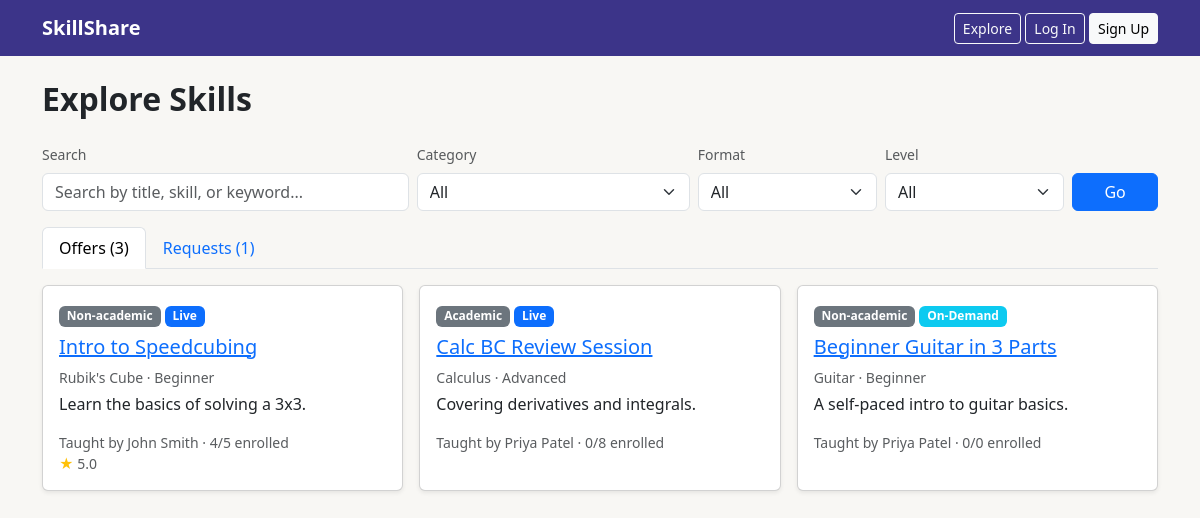
/explore, run on the app's committed database.
### models.py (models this page shows, shortened)
class Offer(db.Model):
    id = db.Column(db.Integer, primary_key=True)
    teacher_id = db.Column(db.Integer, db.ForeignKey("user.id"), nullable=False)
    skill_id = db.Column(db.Integer, db.ForeignKey("skill.id"), nullable=False)
    title = db.Column(db.String(150), nullable=False)
    description = db.Column(db.Text, nullable=True)
    level = db.Column(db.String(20), nullable=False)
    max_attendees = db.Column(db.Integer, default=10)
    status = db.Column(db.String(20), default="open")
    format = db.Column(db.String(20), default="live")  # "live" or "recorded"
    teacher = db.relationship("User", backref="offers")
    skill = db.relationship("Skill", backref="offers")
    @property
    def confirmed_count(self):
        return sum(1 for session in self.sessions for e in session.enrollments if e.status == "confirmed")
    @property
    def average_rating(self):
        all_feedback = [f for session in self.sessions for f in session.feedback]
        if not all_feedback:
            return None
        return round(sum(f.rating for f in all_feedback) / len(all_feedback), 1)

class Skill(db.Model):
    id = db.Column(db.Integer, primary_key=True)
    name = db.Column(db.String(100), nullable=False)
    category = db.Column(db.String(50), nullable=False)  # e.g. Technology, Music, Sports

class User(UserMixin, db.Model):
    id = db.Column(db.Integer, primary_key=True)
    name = db.Column(db.String(100), nullable=False)
    email = db.Column(db.String(120), unique=True, nullable=False)
    password_hash = db.Column(db.String(200), nullable=False)
    bio = db.Column(db.Text, nullable=True)
    grade = db.Column(db.String(20), nullable=True)
    courses_completed = db.Column(db.Text, nullable=True)  # free text, e.g. "AP Bio, Algebra II, Spanish 3"

class Enrollment(db.Model):
    id = db.Column(db.Integer, primary_key=True)
    session_id = db.Column(db.Integer, db.ForeignKey("session.id"), nullable=False)
    student_id = db.Column(db.Integer, db.ForeignKey("user.id"), nullable=False)
    status = db.Column(db.String(20), default="confirmed")  # confirmed / waitlisted
    attended = db.Column(db.Boolean, nullable=True)  # None = not marked yet, True/False once teacher marks it
    session = db.relationship("Session", backref="enrollments")
    student = db.relationship("User", backref="enrollments")

class Feedback(db.Model):
    id = db.Column(db.Integer, primary_key=True)
    session_id = db.Column(db.Integer, db.ForeignKey("session.id"), nullable=False)
    student_id = db.Column(db.Integer, db.ForeignKey("user.id"), nullable=False)
    rating = db.Column(db.Integer, nullable=False)  # 1 = thumbs down, 5 = thumbs up
    comment = db.Column(db.Text, nullable=True)
    __table_args__ = (db.UniqueConstraint("session_id", "student_id", name="unique_session_feedback"),)
    session = db.relationship("Session", backref="feedback")
    student = db.relationship("User", backref="feedback_given")

### app.py (the view, shortened to what this page needs)
@app.route("/explore")
def explore():
    category = request.args.get("category")
    format_filter = request.args.get("format")
    level_filter = request.args.get("level")
    search_query = request.args.get("q", "").strip()
    offers_query = Offer.query.join(Skill).filter(Offer.status == "open")
    requests_query = Request.query.join(Skill).filter(Request.status == "open")
    if category in ("Academic", "Non-academic"):
        offers_query = offers_query.filter(Skill.category == category)
        requests_query = requests_query.filter(Skill.category == category)
    if format_filter in ("live", "recorded"):
        offers_query = offers_query.filter(Offer.format == format_filter)
    if level_filter in ("Beginner", "Intermediate", "Advanced"):
        offers_query = offers_query.filter(Offer.level == level_filter)
    offers = offers_query.all()
    offers.sort(key=lambda o: o.confirmed_count, reverse=True)
    requests_list = requests_query.all()
    requests_list.sort(key=lambda r: len(r.upvotes), reverse=True)
    return render_template(
        "explore.html",
        offers=offers,
        requests=requests_list,
        selected_category=category,
        selected_format=format_filter,
        selected_level=level_filter,
        search_query=search_query,
    )

### templates/explore.html (shortened to what this page needs)
    {% extends "base.html" %}
    {% block content %}
    <h2 class="fw-bold mb-4">Explore Skills</h2>
    <form method="GET" action="{{ url_for('explore') }}" class="mb-3">
        <div class="row g-2 align-items-end">
            <div class="col-md-4">
                <label class="form-label small text-muted">Search</label>
                <input type="text" name="q" class="form-control" placeholder="Search by title, skill, or keyword..." value="{{ search_query }}">
            </div>
            <div class="col-md-3">
                <label class="form-label small text-muted">Category</label>
                <select name="category" class="form-select">
                    <option value="" {{ 'selected' if not selected_category }}>All</option>
                </select>
            </div>
            <div class="col-md-2">
                <label class="form-label small text-muted">Format</label>
                <select name="format" class="form-select">
                    <option value="" {{ 'selected' if not selected_format }}>All</option>
                </select>
            </div>
            <div class="col-md-2">
                <label class="form-label small text-muted">Level</label>
                <select name="level" class="form-select">
                    <option value="" {{ 'selected' if not selected_level }}>All</option>
                </select>
            </div>
            <div class="col-md-1">
                <button type="submit" class="btn btn-primary w-100">Go</button>
            </div>
        </div>
    </form>
    <ul class="nav nav-tabs mb-3">
        <li class="nav-item">
            <a class="nav-link active" data-bs-toggle="tab" href="#offers-tab">Offers ({{ offers|length }})</a>
        </li>
        <li class="nav-item">
            <a class="nav-link" data-bs-toggle="tab" href="#requests-tab">Requests ({{ requests|length }})</a>
        </li>
    </ul>
    <div class="tab-content">
        <div class="tab-pane fade show active" id="offers-tab">
            <div class="row g-3">
                {% for offer in offers %}
                <div class="col-md-4">
                    <div class="card h-100 shadow-sm">
                        <div class="card-body">
                            <span class="badge bg-secondary mb-2">{{ offer.skill.category }}</span>
                            <span class="badge bg-{{ 'info' if offer.format == 'recorded' else 'primary' }} mb-2">{{ 'On-Demand' if offer.format == 'recorded' else 'Live' }}</span>
                            <h5 class="card-title"><a href="{{ url_for('offer_detail', offer_id=offer.id) }}">{{ offer.title }}</a></h5>
                            <p class="text-muted small mb-1">{{ offer.skill.name }} · {{ offer.level }}</p>
                            <p class="card-text">{{ offer.description or "No description provided." }}</p>
                            <p class="text-muted small mb-0">Taught by {{ offer.teacher.name }} · {{ offer.confirmed_count }}/{{ offer.max_attendees }} enrolled</p>
                            {% if offer.average_rating %}
                                <p class="text-muted small mb-0"><span class="text-warning">★</span> {{ offer.average_rating }}</p>
                            {% endif %}
                        </div>
                    </div>
                </div>
                {% else %}
                <p class="text-muted">No offers yet — be the first to teach something!</p>
                {% endfor %}
            </div>
        </div>
    </div>
    {% endblock %}

### templates/base.html (shortened to what this page needs)
<!DOCTYPE html>
<html lang="en">
<head>
    <link href="https://cdn.jsdelivr.net/npm/bootstrap@5.3.3/dist/css/bootstrap.min.css" rel="stylesheet">
    <link rel="stylesheet" href="{{ url_for('static', filename='style.css') }}">
</head>
<body>
    <nav class="navbar navbar-expand-lg navbar-dark" style="background-color:#3C3489;">
        <div class="container">
            <a class="navbar-brand fw-bold" href="{{ url_for('home') }}">SkillShare</a>
            <div>
                <a class="btn btn-outline-light btn-sm" href="{{ url_for('explore') }}">Explore</a>
                {% if current_user.is_authenticated %}
                    <a class="btn btn-outline-light btn-sm" href="{{ url_for('dashboard') }}">Dashboard</a>
                    <a class="btn btn-outline-light btn-sm" href="{{ url_for('my_profile') }}">My Profile</a>
                    <a class="btn btn-light btn-sm" href="{{ url_for('logout') }}">Log Out</a>
                {% else %}
                    <a class="btn btn-outline-light btn-sm" href="{{ url_for('login') }}">Log In</a>
                    <a class="btn btn-light btn-sm" href="{{ url_for('add_user') }}">Sign Up</a>
                {% endif %}
            </div>
        </div>
    </nav>
    <div class="container mt-4">
        {% block content %}{% endblock %}
    </div>
</body>
</html>

### static/style.css (style rules this page uses)
body { background-color: #f8f7f4; }

### data on the page
Offer: skill.category "Non-academic", format "Live", title "Intro to Speedcubing", skill.name "Rubik's Cube", level "Beginner", description "Learn the basics of solving a 3x3.", teacher.name "John Smith", confirmed_count "4", max_attendees "5", average_rating "5.0"
Offer: skill.category "Academic", format "Live", title "Calc BC Review Session", skill.name "Calculus", level "Advanced", description "Covering derivatives and integrals.", teacher.name "Priya Patel", confirmed_count "0", max_attendees "8"
Offer: skill.category "Non-academic", format "On-Demand", title "Beginner Guitar in 3 Parts", skill.name "Guitar", level "Beginner", description "A self-paced intro to guitar basics.", teacher.name "Priya Patel", confirmed_count "0", max_attendees "0"

### other printed values
{{ offers|length }} "3"
{{ requests|length }} "1"
